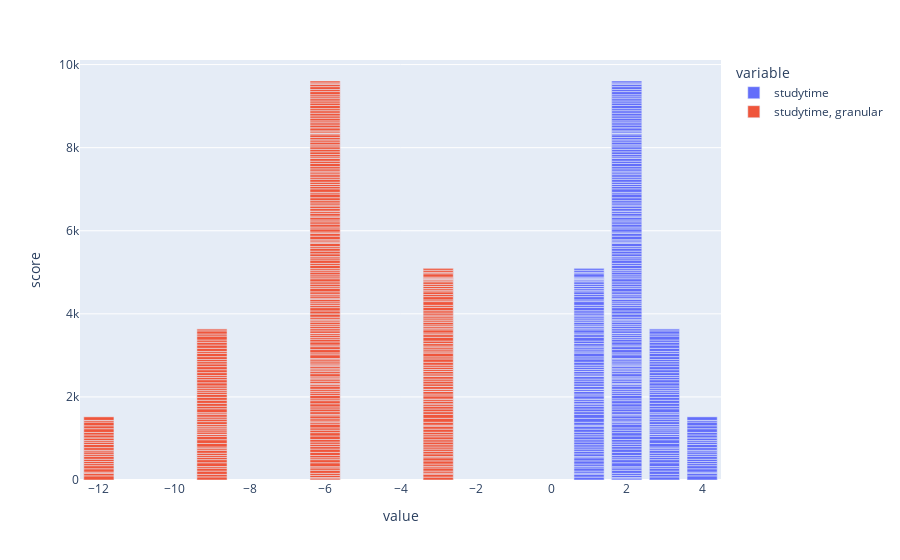

Write notebook code for a chart like this one.
### Code cell
fig = px.bar(data[['studytime','studytime, granular','score']], x=['studytime','studytime, granular'], y='score')
fig.show()

### Figure 1 — Plotly figure (JSON) as saved in the notebook; plotly's stock layout.template omitted (floating-point values rounded to 4 significant figures; data arrays with more than 128 entries replaced by an {"elided": "..."} marker saying what was removed)
{"data": [{"alignmentgroup": "True", "hovertemplate": "variable=studytime<br>value=%{x}<br>score=%{y}<extra></extra>", "legendgroup": "studytime", "marker": {"color": "#636efa"}, "name": "studytime", "offsetgroup": "studytime", "orientation": "v", "showlegend": true, "textposition": "auto", "type": "bar", "x": {"elided": "395 int values"}, "xaxis": "x", "y": {"elided": "395 int values"}, "yaxis": "y"}, {"alignmentgroup": "True", "hovertemplate": "variable=studytime, granular<br>value=%{x}<br>score=%{y}<extra></extra>", "legendgroup": "studytime, granular", "marker": {"color": "#EF553B"}, "name": "studytime, granular", "offsetgroup": "studytime, granular", "orientation": "v", "showlegend": true, "textposition": "auto", "type": "bar", "x": {"elided": "395 int values"}, "xaxis": "x", "y": {"elided": "395 int values"}, "yaxis": "y"}], "layout": {"barmode": "relative", "legend": {"title": {"text": "variable"}, "tracegroupgap": 0}, "margin": {"t": 60}, "xaxis": {"anchor": "y", "domain": [0, 1], "title": {"text": "value"}}, "yaxis": {"anchor": "x", "domain": [0, 1], "title": {"text": "score"}}}}
